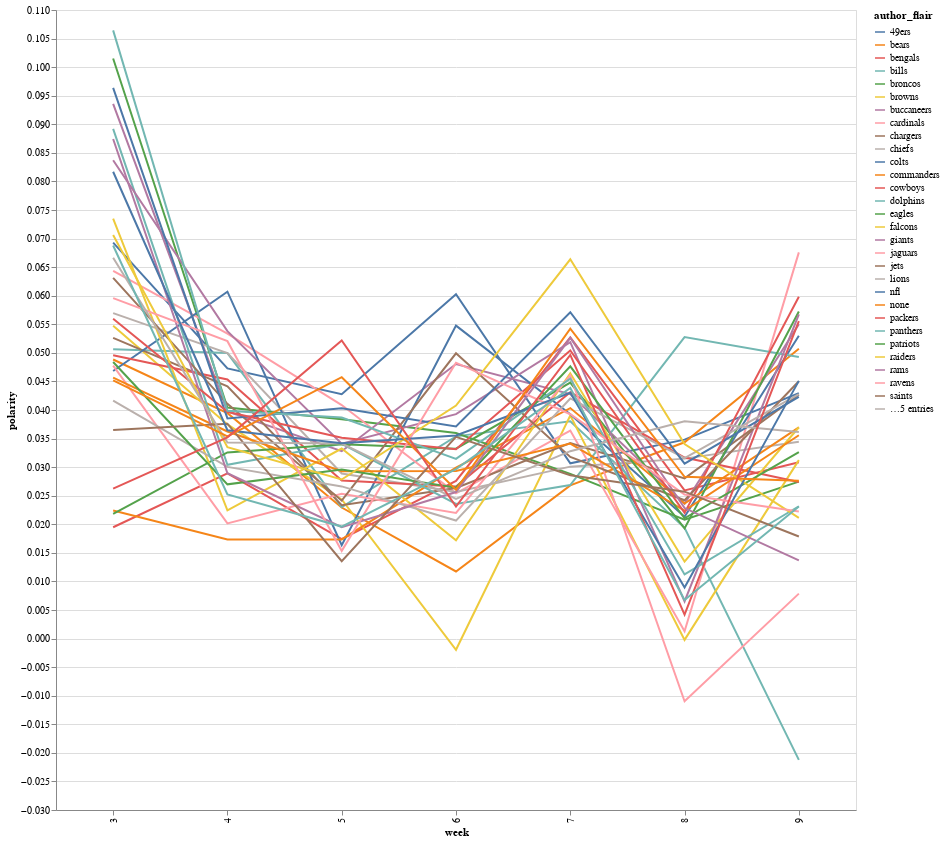

Notebook code for this chart:
### Code cell
alt.Chart(data=week_sum).mark_line().encode(
    alt.X("week:N"),
    alt.Color("author_flair"),
    y=("polarity")
).properties(
    width=800,
    height=800
)

### Figure 1 — Vega-Lite specification as saved in the notebook (floating-point values rounded to 4 significant figures; data arrays with more than 128 entries replaced by an {"elided": "..."} marker saying what was removed)
{"config": {"view": {"continuousWidth": 400, "continuousHeight": 300}}, "data": {"name": "data-21ed7224604ca83bf52248905b77727c"}, "mark": "line", "encoding": {"color": {"field": "author_flair", "type": "nominal"}, "x": {"field": "week", "type": "nominal"}, "y": {"field": "polarity", "type": "quantitative"}}, "height": 800, "width": 800, "$schema": "https://vega.github.io/schema/vega-lite/v4.17.0.json", "datasets": {"data-21ed7224604ca83bf52248905b77727c": {"elided": "238 records"}}}
